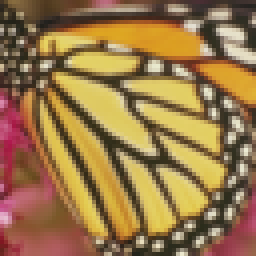
#> input picture butterfly.bmp, 64 x 64 px (shown 4 times larger); its folder holds 4 pictures in this run
$ python filteringDFT.py
#> lines starting #> are read from the running program, lines starting #| are printed output that depends on the picture
import numpy as np
import cv2 as cv
import matplotlib.pyplot as plt
import os


def dft(spatial_img):
    height, width = spatial_img.shape
    mask = np.zeros((height, width), "complex128")
    # prepare processed index corresponding to original image positions
    x = np.tile(np.arange(width), (height, 1))
    y = np.arange(height).repeat(width).reshape(height, -1)

    # dft
    for v in range(height):
        for u in range(width):
            mask[v, u] = np.sum(spatial_img * np.exp(-2j * np.pi * (x * u / width + y * v / height)))

    return mask


def show_spectrum(dft_in):
    return np.log(np.sqrt(np.power(dft_in.real, 2) + np.power(dft_in.imag, 2) + 1))


def inv_dft(fre_img):
    # prepare out image
    height, width = fre_img.shape
    out = np.zeros((height, width), "complex128")

    # prepare processed index corresponding to original image positions
    x = np.tile(np.arange(width), (height, 1))
    y = np.arange(height).repeat(width).reshape(height, -1)

    # idft
    for v in range(height):
        for u in range(width):
            out[v, u] = (np.sum(fre_img * np.exp(2j * np.pi * (x * u / width + y * v / height))) / (width * height))

    # clipping
    # out = np.clip(out, 0, 255)
    out = out.astype(int)
    # print(out)
    return out


def padding(img):
    # print(img.shape)
    height, weight = img.shape
    out = np.zeros((2 * height, 2 * weight))
    out[:height, :weight] = img
    return out


def centering(img):
    # print(img.shape)
    out = img * np.fromfunction(lambda x, y: np.power(-1, x + y), img.shape)

    # print(np.fromfunction(lambda x, y: np.power(-1, x+y), img.shape))
    return out


# [19 lines left out: functions generate_low_pass_filter, generate_gaussin_high_pass_filter, not called in this run]


def generate_gaussin_low_pass_filter(imgDft, radius):
    rows, cols = imgDft.shape
    center = int(rows / 2), int(cols / 2)
    x, y = np.ogrid[:rows, :cols]
    mask = np.exp(-((x - center[0]) ** 2 + (y - center[1]) ** 2)/(2*radius*radius))
    mask_area = (x - center[0]) ** 2 + (y - center[1]) ** 2 > radius * radius
    mask[mask_area] = 0
    return mask

# [59 lines left out: functions generate_high_pass_filter, process_by_filter_in_spectreum, not called in this run]


if __name__ == '__main__':
    # [6 lines of commented-out code are left out]

    img = cv.imread("butterfly.bmp", flags=cv.IMREAD_GRAYSCALE)
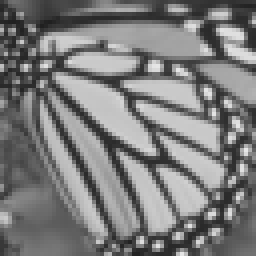
#> img: shape (64, 64) (shown 4 times larger); min 32, max 231, mean 124

    img_padded = padding(img)
#> in padding, `out[:height, :weight] = img`:
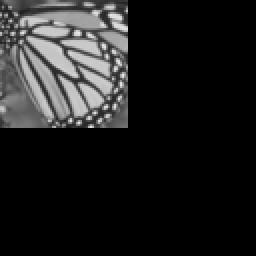
#> out: shape (128, 128) float64 (shown 2 times larger); min 0, max 231, mean 31
    img_padded_centered = centering(img_padded)
#> in centering, `out = img * np.fromfunction(lambda x, y: np.power(-1, x + y), img.shape)`:
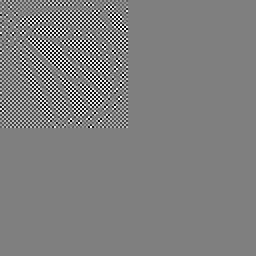
#> out: shape (128, 128) float64 (shown 2 times larger); min -231, max 231, mean 0; drawn with min black and max white
    img_dft = dft(img_padded_centered)
    img4show = show_spectrum(img_dft)
#> in show_spectrum, `return np.log(np.sqrt(np.power(dft_in.real, 2) + np.power(dft_in.imag,..`:
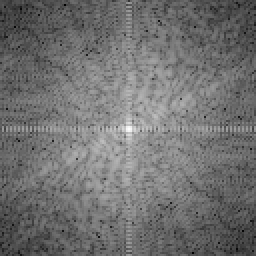
#> returned value: shape (128, 128) float64 (shown 2 times larger); min 1.87, max 13.14, mean 6.85; drawn with min black and max white

    # fre_filter = generate_high_pass_filter(img_dft, min(img_dft.shape) // 10)
    fre_filter = generate_gaussin_low_pass_filter(img_dft, min(img_dft.shape) // 4)
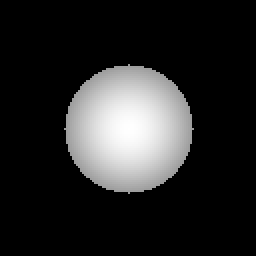
#> fre_filter: shape (128, 128) float64 (shown 2 times larger); min 0, max 1, mean 0.154
    fre_filter4show = show_spectrum(fre_filter)
#> in show_spectrum (call 2), `return np.log(np.sqrt(np.power(dft_in.real, 2) + np.power(dft_in.imag,..`:
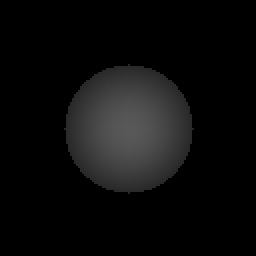
#> returned value: shape (128, 128) float64 (shown 2 times larger); min 0, max 0.347, mean 0.0474

    fre_filtered = np.multiply(img_dft, fre_filter)
    fre_filtered4show = show_spectrum(fre_filtered)
#> in show_spectrum (call 3), `return np.log(np.sqrt(np.power(dft_in.real, 2) + np.power(dft_in.imag,..`:
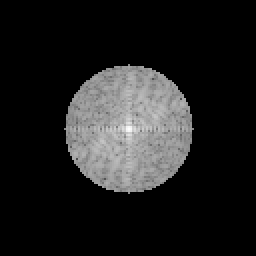
#> returned value: shape (128, 128) float64 (shown 2 times larger); min 0, max 13.14, mean 1.6; drawn with min black and max white

    processed_img = centering(inv_dft(fre_filtered))[:img.shape[0], :img.shape[1]]
#> (the run stopped early here; a loop or call above may not have finished)
